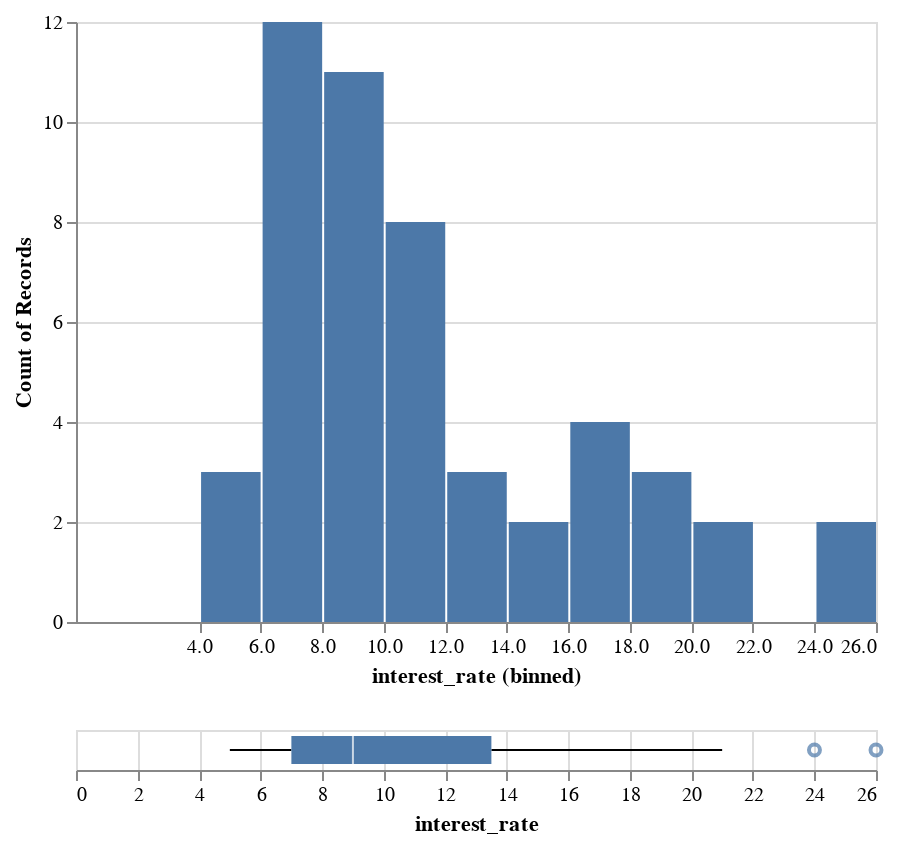

Write notebook code for a chart like this one.
### Markdown cell above
### Histogram and boxplot

### Code cell
alt.vconcat(hist, box)

### Figure 1 — Vega-Lite specification as saved in the notebook (floating-point values rounded to 4 significant figures)
{"config": {"view": {"continuousWidth": 400, "continuousHeight": 300}}, "vconcat": [{"mark": "bar", "encoding": {"x": {"bin": {"maxbins": 20}, "field": "interest_rate", "scale": {"zero": true}, "type": "quantitative"}, "y": {"aggregate": "count", "type": "quantitative"}}}, {"mark": "boxplot", "encoding": {"x": {"field": "interest_rate", "type": "quantitative"}}}], "data": {"name": "data-b111a340d3324dda9c739e686cf6be3e"}, "$schema": "https://vega.github.io/schema/vega-lite/v4.17.0.json", "datasets": {"data-b111a340d3324dda9c739e686cf6be3e": [{"state": "NJ", "emp_length": 3.0, "term": 60, "homeownership": "rent", "annual_income": 59000, "verified_income": "Not Verified", "debt_to_income": 0.5575, "total_credit_limit": 95131, "total_credit_utilized": 32894, "num_cc_carrying_balance": 8, "loan_purpose": "debt_consolidation", "loan_amount": 22000, "grade": "B", "interest_rate": 10, "public_record_bankrupt": 0, "loan_status": "Current", "has_second_income": false, "total_income": 59000}, {"state": "CA", "emp_length": 10.0, "term": 36, "homeownership": "rent", "annual_income": 60000, "verified_income": "Not Verified", "debt_to_income": 1.306, "total_credit_limit": 51929, "total_credit_utilized": 78341, "num_cc_carrying_balance": 2, "loan_purpose": "credit_card", "loan_amount": 6000, "grade": "B", "interest_rate": 9, "public_record_bankrupt": 1, "loan_status": "Current", "has_second_income": false, "total_income": 60000}, {"state": "SC", "emp_length": null, "term": 36, "homeownership": "mortgage", "annual_income": 75000, "verified_income": "Verified", "debt_to_income": 1.056, "total_credit_limit": 301373, "total_credit_utilized": 79221, "num_cc_carrying_balance": 14, "loan_purpose": "debt_consolidation", "loan_amount": 25000, "grade": "E", "interest_rate": 26, "public_record_bankrupt": 0, "loan_status": "Current", "has_second_income": false, "total_income": 75000}, {"state": "CA", "emp_length": 0.0, "term": 36, "homeownership": "rent", "annual_income": 75000, "verified_income": "Not Verified", "debt_to_income": 0.5743, "total_credit_limit": 59890, "total_credit_utilized": 43076, "num_cc_carrying_balance": 10, "loan_purpose": "credit_card", "loan_amount": 6000, "grade": "B", "interest_rate": 9, "public_record_bankrupt": 0, "loan_status": "Current", "has_second_income": false, "total_income": 75000}, {"state": "OH", "emp_length": 4.0, "term": 60, "homeownership": "mortgage", "annual_income": 254000, "verified_income": "Not Verified", "debt_to_income": 0.2381, "total_credit_limit": 422619, "total_credit_utilized": 60490, "num_cc_carrying_balance": 2, "loan_purpose": "home_improvement", "loan_amount": 25000, "grade": "B", "interest_rate": 9, "public_record_bankrupt": 0, "loan_status": "Current", "has_second_income": false, "total_income": 254000}, {"state": "IN", "emp_length": 6.0, "term": 36, "homeownership": "mortgage", "annual_income": 67000, "verified_income": "Source Verified", "debt_to_income": 1.077, "total_credit_limit": 349825, "total_credit_utilized": 72162, "num_cc_carrying_balance": 4, "loan_purpose": "home_improvement", "loan_amount": 6400, "grade": "B", "interest_rate": 9, "public_record_bankrupt": 0, "loan_status": "Current", "has_second_income": false, "total_income": 67000}, {"state": "NY", "emp_length": 2.0, "term": 36, "homeownership": "rent", "annual_income": 28800, "verified_income": "Source Verified", "debt_to_income": 0.09972, "total_credit_limit": 15980, "total_credit_utilized": 2872, "num_cc_carrying_balance": 1, "loan_purpose": "debt_consolidation", "loan_amount": 3000, "grade": "D", "interest_rate": 17, "public_record_bankrupt": 0, "loan_status": "Current", "has_second_income": false, "total_income": 28800}, {"state": "MO", "emp_length": 10.0, "term": 36, "homeownership": "mortgage", "annual_income": 80000, "verified_income": "Not Verified", "debt_to_income": 0.3509, "total_credit_limit": 258439, "total_credit_utilized": 28073, "num_cc_carrying_balance": 3, "loan_purpose": "credit_card", "loan_amount": 14500, "grade": "A", "interest_rate": 6, "public_record_bankrupt": 0, "loan_status": "Current", "has_second_income": false, "total_income": 80000}, {"state": "FL", "emp_length": 6.0, "term": 60, "homeownership": "rent", "annual_income": 34000, "verified_income": "Not Verified", "debt_to_income": 0.6975, "total_credit_limit": 87705, "total_credit_utilized": 23715, "num_cc_carrying_balance": 10, "loan_purpose": "credit_card", "loan_amount": 10000, "grade": "A", "interest_rate": 7, "public_record_bankrupt": 0, "loan_status": "Current", "has_second_income": false, "total_income": 34000}, {"state": "FL", "emp_length": 3.0, "term": 60, "homeownership": "mortgage", "annual_income": 80000, "verified_income": "Source Verified", "debt_to_income": 0.1669, "total_credit_limit": 330394, "total_credit_utilized": 32036, "num_cc_carrying_balance": 4, "loan_purpose": "debt_consolidation", "loan_amount": 18500, "grade": "C", "interest_rate": 12, "public_record_bankrupt": 1, "loan_status": "Current", "has_second_income": true, "total_income": 192000}, {"state": "MD", "emp_length": 8.0, "term": 36, "homeownership": "rent", "annual_income": 73000, "verified_income": "Source Verified", "debt_to_income": 0.4143, "total_credit_limit": 36182, "total_credit_utilized": 30246, "num_cc_carrying_balance": 3, "loan_purpose": "debt_consolidation", "loan_amount": 17000, "grade": "D", "interest_rate": 17, "public_record_bankrupt": 0, "loan_status": "Current", "has_second_income": false, "total_income": 73000}, {"state": "HI", "emp_length": 10.0, "term": 36, "homeownership": "mortgage", "annual_income": 120000, "verified_income": "Not Verified", "debt_to_income": 0.7989, "total_credit_limit": 452712, "total_credit_utilized": 95869, "num_cc_carrying_balance": 4, "loan_purpose": "credit_card", "loan_amount": 12000, "grade": "A", "interest_rate": 5, "public_record_bankrupt": 0, "loan_status": "Current", "has_second_income": false, "total_income": 120000}, {"state": "CT", "emp_length": 10.0, "term": 36, "homeownership": "rent", "annual_income": 100000, "verified_income": "Source Verified", "debt_to_income": 0.2781, "total_credit_limit": 74805, "total_credit_utilized": 27809, "num_cc_carrying_balance": 3, "loan_purpose": "credit_card", "loan_amount": 16000, "grade": "A", "interest_rate": 7, "public_record_bankrupt": 0, "loan_status": "Current", "has_second_income": false, "total_income": 100000}, {"state": "NE", "emp_length": 2.0, "term": 36, "homeownership": "mortgage", "annual_income": 105000, "verified_income": "Not Verified", "debt_to_income": 0.2682, "total_credit_limit": 279386, "total_credit_utilized": 28160, "num_cc_carrying_balance": 2, "loan_purpose": "home_improvement", "loan_amount": 16500, "grade": "A", "interest_rate": 5, "public_record_bankrupt": 0, "loan_status": "Current", "has_second_income": false, "total_income": 105000}, {"state": "CA", "emp_length": 5.0, "term": 36, "homeownership": "rent", "annual_income": 34000, "verified_income": "Not Verified", "debt_to_income": 0.6293, "total_credit_limit": 33038, "total_credit_utilized": 21396, "num_cc_carrying_balance": 3, "loan_purpose": "debt_consolidation", "loan_amount": 3000, "grade": "A", "interest_rate": 7, "public_record_bankrupt": 0, "loan_status": "Current", "has_second_income": false, "total_income": 34000}, {"state": "TX", "emp_length": 2.0, "term": 60, "homeownership": "mortgage", "annual_income": 98000, "verified_income": "Verified", "debt_to_income": 1.107, "total_credit_limit": 319551, "total_credit_utilized": 108496, "num_cc_carrying_balance": 6, "loan_purpose": "credit_card", "loan_amount": 29400, "grade": "E", "interest_rate": 24, "public_record_bankrupt": 0, "loan_status": "Fully Paid", "has_second_income": false, "total_income": 98000}, {"state": "HI", "emp_length": 5.0, "term": 60, "homeownership": "rent", "annual_income": 68700, "verified_income": "Source Verified", "debt_to_income": 1.5, "total_credit_limit": 119325, "total_credit_utilized": 103019, "num_cc_carrying_balance": 5, "loan_purpose": "debt_consolidation", "loan_amount": 13500, "grade": "D", "interest_rate": 18, "public_record_bankrupt": 0, "loan_status": "Current", "has_second_income": false, "total_income": 68700}, {"state": "CA", "emp_length": 3.0, "term": 60, "homeownership": "rent", "annual_income": 43000, "verified_income": "Source Verified", "debt_to_income": 0.1547, "total_credit_limit": 60693, "total_credit_utilized": 22270, "num_cc_carrying_balance": 4, "loan_purpose": "debt_consolidation", "loan_amount": 18200, "grade": "B", "interest_rate": 10, "public_record_bankrupt": 0, "loan_status": "Current", "has_second_income": true, "total_income": 144000}, {"state": "CA", "emp_length": 3.0, "term": 36, "homeownership": "rent", "annual_income": 100000, "verified_income": "Source Verified", "debt_to_income": 0.1382, "total_credit_limit": 69100, "total_credit_utilized": 13823, "num_cc_carrying_balance": 5, "loan_purpose": "other", "loan_amount": 6000, "grade": "A", "interest_rate": 7, "public_record_bankrupt": 0, "loan_status": "Current", "has_second_income": false, "total_income": 100000}, {"state": "FL", "emp_length": 10.0, "term": 60, "homeownership": "mortgage", "annual_income": 76000, "verified_income": "Source Verified", "debt_to_income": 0.5898, "total_credit_limit": 249700, "total_credit_utilized": 44826, "num_cc_carrying_balance": 10, "loan_purpose": "debt_consolidation", "loan_amount": 18000, "grade": "D", "interest_rate": 19, "public_record_bankrupt": 0, "loan_status": "Current", "has_second_income": false, "total_income": 76000}, {"state": "MS", "emp_length": 10.0, "term": 36, "homeownership": "mortgage", "annual_income": 80000, "verified_income": "Verified", "debt_to_income": 0.7373, "total_credit_limit": 136046, "total_credit_utilized": 124994, "num_cc_carrying_balance": 1, "loan_purpose": "car", "loan_amount": 5000, "grade": "C", "interest_rate": 14, "public_record_bankrupt": 0, "loan_status": "Current", "has_second_income": true, "total_income": 169528}, {"state": "WI", "emp_length": 10.0, "term": 60, "homeownership": "mortgage", "annual_income": 50000, "verified_income": "Verified", "debt_to_income": 0.5234, "total_credit_limit": 375828, "total_credit_utilized": 87934, "num_cc_carrying_balance": 11, "loan_purpose": "debt_consolidation", "loan_amount": 40000, "grade": "D", "interest_rate": 20, "public_record_bankrupt": 0, "loan_status": "Fully Paid", "has_second_income": true, "total_income": 168000}, {"state": "WV", "emp_length": 0.0, "term": 36, "homeownership": "mortgage", "annual_income": 80000, "verified_income": "Not Verified", "debt_to_income": 0.7045, "total_credit_limit": 197299, "total_credit_utilized": 56363, "num_cc_carrying_balance": 6, "loan_purpose": "debt_consolidation", "loan_amount": 4500, "grade": "B", "interest_rate": 9, "public_record_bankrupt": 0, "loan_status": "Fully Paid", "has_second_income": false, "total_income": 80000}, {"state": "CA", "emp_length": 1.0, "term": 36, "homeownership": "rent", "annual_income": 185000, "verified_income": "Not Verified", "debt_to_income": 0.2547, "total_credit_limit": 102500, "total_credit_utilized": 47115, "num_cc_carrying_balance": 2, "loan_purpose": "credit_card", "loan_amount": 15000, "grade": "B", "interest_rate": 9, "public_record_bankrupt": 0, "loan_status": "Current", "has_second_income": false, "total_income": 185000}, {"state": "NJ", "emp_length": 5.0, "term": 60, "homeownership": "mortgage", "annual_income": 42000, "verified_income": "Source Verified", "debt_to_income": 0.08667, "total_credit_limit": 64800, "total_credit_utilized": 3640, "num_cc_carrying_balance": 5, "loan_purpose": "house", "loan_amount": 20000, "grade": "B", "interest_rate": 10, "public_record_bankrupt": 0, "loan_status": "Current", "has_second_income": false, "total_income": 42000}, {"state": "MA", "emp_length": 2.0, "term": 36, "homeownership": "rent", "annual_income": 100000, "verified_income": "Verified", "debt_to_income": 0.3282, "total_credit_limit": 144700, "total_credit_utilized": 88613, "num_cc_carrying_balance": 4, "loan_purpose": "small_business", "loan_amount": 20000, "grade": "A", "interest_rate": 5, "public_record_bankrupt": 0, "loan_status": "Current", "has_second_income": true, "total_income": 270000}, {"state": "TX", "emp_length": 5.0, "term": 36, "homeownership": "mortgage", "annual_income": 65000, "verified_income": "Not Verified", "debt_to_income": 0.2427, "total_credit_limit": 256974, "total_credit_utilized": 15778, "num_cc_carrying_balance": 7, "loan_purpose": "debt_consolidation", "loan_amount": 10000, "grade": "A", "interest_rate": 6, "public_record_bankrupt": 0, "loan_status": "Fully Paid", "has_second_income": false, "total_income": 65000}, {"state": "IN", "emp_length": 5.0, "term": 36, "homeownership": "own", "annual_income": 45000, "verified_income": "Not Verified", "debt_to_income": 0.1573, "total_credit_limit": 121323, "total_credit_utilized": 7079, "num_cc_carrying_balance": 4, "loan_purpose": "debt_consolidation", "loan_amount": 9000, "grade": "C", "interest_rate": 15, "public_record_bankrupt": 0, "loan_status": "Current", "has_second_income": false, "total_income": 45000}, {"state": "RI", "emp_length": 10.0, "term": 60, "homeownership": "mortgage", "annual_income": 245000, "verified_income": "Verified", "debt_to_income": 0.1674, "total_credit_limit": 495163, "total_credit_utilized": 41004, "num_cc_carrying_balance": 6, "loan_purpose": "credit_card", "loan_amount": 35000, "grade": "B", "interest_rate": 11, "public_record_bankrupt": 0, "loan_status": "Current", "has_second_income": false, "total_income": 245000}, {"state": "TX", "emp_length": 0.0, "term": 36, "homeownership": "mortgage", "annual_income": 50000, "verified_income": "Source Verified", "debt_to_income": 0.6397, "total_credit_limit": 203326, "total_credit_utilized": 122818, "num_cc_carrying_balance": 4, "loan_purpose": "debt_consolidation", "loan_amount": 40000, "grade": "C", "interest_rate": 12, "public_record_bankrupt": 0, "loan_status": "Current", "has_second_income": true, "total_income": 192000}, {"state": "VA", "emp_length": 0.0, "term": 36, "homeownership": "rent", "annual_income": 116000, "verified_income": "Source Verified", "debt_to_income": 0.5844, "total_credit_limit": 446850, "total_credit_utilized": 67790, "num_cc_carrying_balance": 7, "loan_purpose": "debt_consolidation", "loan_amount": 13125, "grade": "B", "interest_rate": 10, "public_record_bankrupt": 0, "loan_status": "Current", "has_second_income": false, "total_income": 116000}, {"state": "NV", "emp_length": 5.0, "term": 36, "homeownership": "mortgage", "annual_income": 30000, "verified_income": "Not Verified", "debt_to_income": 0.512, "total_credit_limit": 190832, "total_credit_utilized": 57345, "num_cc_carrying_balance": 6, "loan_purpose": "home_improvement", "loan_amount": 32000, "grade": "B", "interest_rate": 9, "public_record_bankrupt": 0, "loan_status": "Current", "has_second_income": true, "total_income": 112000}, {"state": "MA", "emp_length": 4.0, "term": 60, "homeownership": "mortgage", "annual_income": 80000, "verified_income": "Not Verified", "debt_to_income": 0.2445, "total_credit_limit": 432092, "total_credit_utilized": 53310, "num_cc_carrying_balance": 5, "loan_purpose": "debt_consolidation", "loan_amount": 18000, "grade": "B", "interest_rate": 9, "public_record_bankrupt": 0, "loan_status": "Current", "has_second_income": true, "total_income": 218000}, {"state": "CA", "emp_length": 7.0, "term": 36, "homeownership": "rent", "annual_income": 103000, "verified_income": "Source Verified", "debt_to_income": 0.2658, "total_credit_limit": 124900, "total_credit_utilized": 27381, "num_cc_carrying_balance": 5, "loan_purpose": "other", "loan_amount": 30000, "grade": "A", "interest_rate": 7, "public_record_bankrupt": 0, "loan_status": "Fully Paid", "has_second_income": false, "total_income": 103000}, {"state": "IL", "emp_length": 5.0, "term": 36, "homeownership": "rent", "annual_income": 58000, "verified_income": "Not Verified", "debt_to_income": 4.777, "total_credit_limit": 236668, "total_credit_utilized": 277081, "num_cc_carrying_balance": 5, "loan_purpose": "credit_card", "loan_amount": 4400, "grade": "D", "interest_rate": 18, "public_record_bankrupt": 0, "loan_status": "Current", "has_second_income": false, "total_income": 58000}, {"state": "AZ", "emp_length": 0.0, "term": 36, "homeownership": "own", "annual_income": 55000, "verified_income": "Source Verified", "debt_to_income": 0.2991, "total_credit_limit": 35900, "total_credit_utilized": 16450, "num_cc_carrying_balance": 12, "loan_purpose": "debt_consolidation", "loan_amount": 7000, "grade": "D", "interest_rate": 17, "public_record_bankrupt": 0, "loan_status": "Current", "has_second_income": false, "total_income": 55000}, {"state": "MN", "emp_length": null, "term": 36, "homeownership": "mortgage", "annual_income": 65000, "verified_income": "Not Verified", "debt_to_income": 0.7522, "total_credit_limit": 174860, "total_credit_utilized": 48896, "num_cc_carrying_balance": 4, "loan_purpose": "credit_card", "loan_amount": 25000, "grade": "A", "interest_rate": 7, "public_record_bankrupt": 0, "loan_status": "Current", "has_second_income": false, "total_income": 65000}, {"state": "IL", "emp_length": 2.0, "term": 36, "homeownership": "rent", "annual_income": 32000, "verified_income": "Source Verified", "debt_to_income": 0.7213, "total_credit_limit": 45594, "total_credit_utilized": 23081, "num_cc_carrying_balance": 4, "loan_purpose": "renewable_energy", "loan_amount": 6500, "grade": "A", "interest_rate": 6, "public_record_bankrupt": 1, "loan_status": "Current", "has_second_income": false, "total_income": 32000}, {"state": "MD", "emp_length": 5.0, "term": 36, "homeownership": "mortgage", "annual_income": 325000, "verified_income": "Source Verified", "debt_to_income": 0.3078, "total_credit_limit": 793009, "total_credit_utilized": 100019, "num_cc_carrying_balance": 11, "loan_purpose": "credit_card", "loan_amount": 35000, "grade": "A", "interest_rate": 6, "public_record_bankrupt": 0, "loan_status": "Current", "has_second_income": false, "total_income": 325000}, {"state": "MD", "emp_length": 3.0, "term": 36, "homeownership": "rent", "annual_income": 70000, "verified_income": "Source Verified", "debt_to_income": 5.334, "total_credit_limit": 272878, "total_credit_utilized": 373361, "num_cc_carrying_balance": 2, "loan_purpose": "other", "loan_amount": 7500, "grade": "A", "interest_rate": 7, "public_record_bankrupt": 0, "loan_status": "Current", "has_second_income": false, "total_income": 70000}, {"state": "CA", "emp_length": 10.0, "term": 60, "homeownership": "mortgage", "annual_income": 160000, "verified_income": "Verified", "debt_to_income": 0.3344, "total_credit_limit": 581604, "total_credit_utilized": 53504, "num_cc_carrying_balance": 3, "loan_purpose": "debt_consolidation", "loan_amount": 38500, "grade": "C", "interest_rate": 12, "public_record_bankrupt": 1, "loan_status": "Current", "has_second_income": false, "total_income": 160000}, {"state": "NJ", "emp_length": 6.0, "term": 36, "homeownership": "rent", "annual_income": 50000, "verified_income": "Source Verified", "debt_to_income": 1.257, "total_credit_limit": 90398, "total_credit_utilized": 62872, "num_cc_carrying_balance": 5, "loan_purpose": "credit_card", "loan_amount": 15000, "grade": "C", "interest_rate": 16, "public_record_bankrupt": 0, "loan_status": "Current", "has_second_income": false, "total_income": 50000}, {"state": "IL", "emp_length": 10.0, "term": 60, "homeownership": "rent", "annual_income": 71000, "verified_income": "Not Verified", "debt_to_income": 0.7425, "total_credit_limit": 115970, "total_credit_utilized": 52719, "num_cc_carrying_balance": 8, "loan_purpose": "car", "loan_amount": 24000, "grade": "B", "interest_rate": 10, "public_record_bankrupt": 0, "loan_status": "Current", "has_second_income": false, "total_income": 71000}, {"state": "MI", "emp_length": 0.0, "term": 36, "homeownership": "mortgage", "annual_income": 85000, "verified_income": "Not Verified", "debt_to_income": 0.8188, "total_credit_limit": 131847, "total_credit_utilized": 69595, "num_cc_carrying_balance": 3, "loan_purpose": "debt_consolidation", "loan_amount": 24000, "grade": "B", "interest_rate": 9, "public_record_bankrupt": 0, "loan_status": "Fully Paid", "has_second_income": false, "total_income": 85000}, {"state": "CA", "emp_length": 5.0, "term": 36, "homeownership": "mortgage", "annual_income": 87000, "verified_income": "Source Verified", "debt_to_income": 0.05472, "total_credit_limit": 294946, "total_credit_utilized": 4761, "num_cc_carrying_balance": 3, "loan_purpose": "debt_consolidation", "loan_amount": 12800, "grade": "B", "interest_rate": 9, "public_record_bankrupt": 0, "loan_status": "Current", "has_second_income": false, "total_income": 87000}, {"state": "TX", "emp_length": 10.0, "term": 36, "homeownership": "mortgage", "annual_income": 60000, "verified_income": "Not Verified", "debt_to_income": 0.7312, "total_credit_limit": 64017, "total_credit_utilized": 43871, "num_cc_carrying_balance": 5, "loan_purpose": "home_improvement", "loan_amount": 6000, "grade": "B", "interest_rate": 10, "public_record_bankrupt": 0, "loan_status": "Current", "has_second_income": false, "total_income": 60000}, {"state": "NV", "emp_length": 0.0, "term": 36, "homeownership": "mortgage", "annual_income": 58500, "verified_income": "Verified", "debt_to_income": 0.3968, "total_credit_limit": 49234, "total_credit_utilized": 23214, "num_cc_carrying_balance": 2, "loan_purpose": "debt_consolidation", "loan_amount": 30000, "grade": "D", "interest_rate": 21, "public_record_bankrupt": 0, "loan_status": "Current", "has_second_income": false, "total_income": 58500}, {"state": "NH", "emp_length": 2.0, "term": 36, "homeownership": "rent", "annual_income": 50000, "verified_income": "Source Verified", "debt_to_income": 0.5026, "total_credit_limit": 39814, "total_credit_utilized": 25131, "num_cc_carrying_balance": 4, "loan_purpose": "debt_consolidation", "loan_amount": 5825, "grade": "B", "interest_rate": 10, "public_record_bankrupt": 0, "loan_status": "Current", "has_second_income": false, "total_income": 50000}, {"state": "IL", "emp_length": 2.0, "term": 36, "homeownership": "own", "annual_income": 103000, "verified_income": "Not Verified", "debt_to_income": 0.9736, "total_credit_limit": 150027, "total_credit_utilized": 100280, "num_cc_carrying_balance": 4, "loan_purpose": "debt_consolidation", "loan_amount": 20000, "grade": "B", "interest_rate": 9, "public_record_bankrupt": 0, "loan_status": "Current", "has_second_income": false, "total_income": 103000}, {"state": "TX", "emp_length": 9.0, "term": 36, "homeownership": "mortgage", "annual_income": 77500, "verified_income": "Verified", "debt_to_income": 0.6779, "total_credit_limit": 390156, "total_credit_utilized": 52534, "num_cc_carrying_balance": 2, "loan_purpose": "other", "loan_amount": 15000, "grade": "A", "interest_rate": 6, "public_record_bankrupt": 0, "loan_status": "Current", "has_second_income": false, "total_income": 77500}]}}
